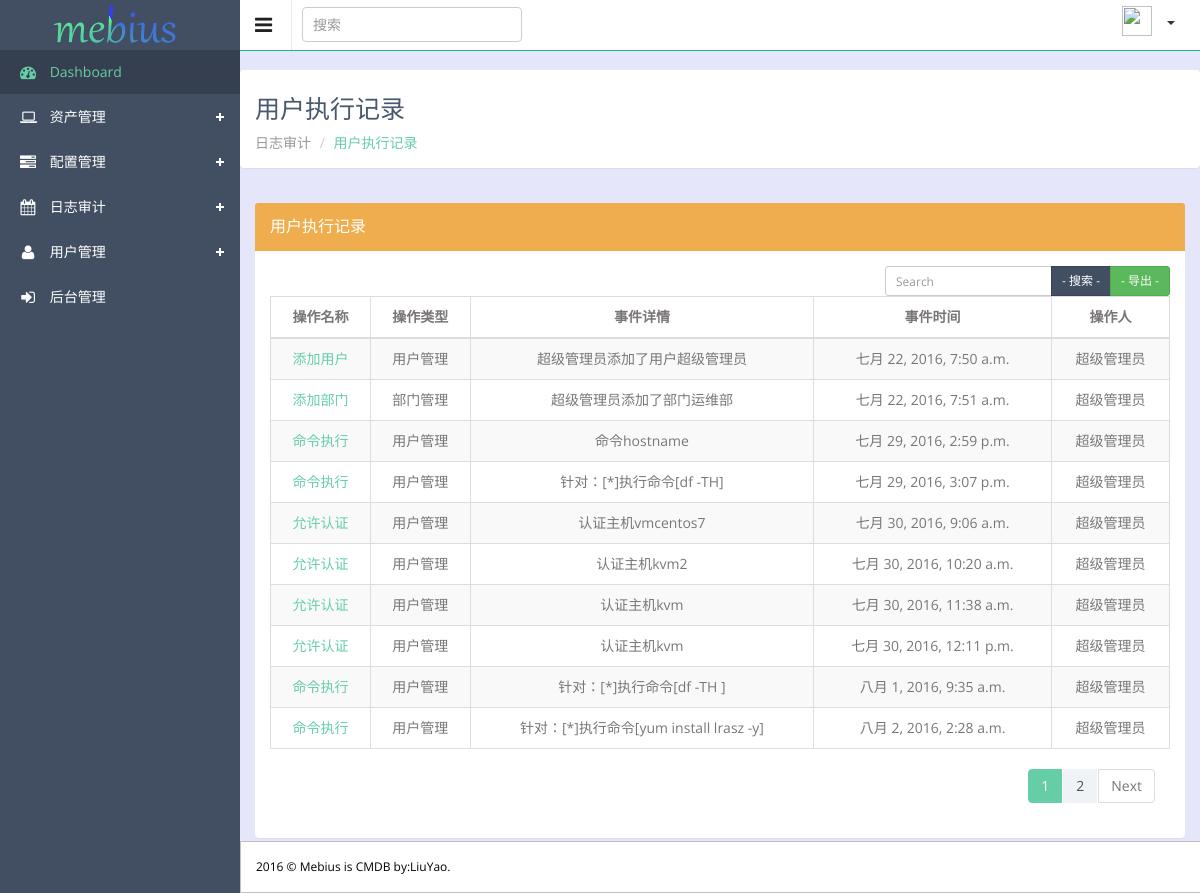
Screenshot of /logs/executelogs with the database file from the repository.
### logs/models.py (models this page shows, shortened)
class OperationLog(models.Model):
    name = models.CharField(u'操作名称', max_length=100)
    event_type_choices = (
        (1,u'执行命令'),
        (2,u'分发文件'),
        (3,u'服务部署'),
        (4,u'用户管理'),
        (5,u'部门管理'),
    )
    event_type = models.SmallIntegerField(u'操作类型', choices= event_type_choices)
    detail = models.TextField(u'事件详情')
    date = models.DateTimeField(u'事件时间',auto_now_add=True)
    user = models.ForeignKey('member.UserProfile',verbose_name=u'操作人')
    memo = models.TextField(u'备注', blank=True,null=True)
    class Meta:
        verbose_name = '用户操作纪录'
        verbose_name_plural = '用户操作纪录'

### member/models.py (models this page shows)
class UserProfile(models.Model):
    user = models.OneToOneField(User,verbose_name='后台用户')
    name = models.CharField(max_length=32,verbose_name='姓名')
    head_img = models.ImageField(blank=True,null=True,upload_to="uploads/portrait",verbose_name='头像')
    email = models.EmailField(max_length=64,blank=True,null=True,verbose_name='邮箱')
    phone = models.CharField(verbose_name='手机号',max_length=128)
    department = models.ForeignKey('Group',verbose_name='部门',null=True,blank=True)
    ip = models.GenericIPAddressField(max_length=32,verbose_name='办公IP')
    secret_key = models.TextField(verbose_name='密钥')
    memo = models.TextField(verbose_name='备注', null=True, blank=True)
    create_date  = models.DateField(verbose_name='注册时间',auto_now=True)
    def __str__(self):
        return self.name
    class Meta:
        verbose_name = '成员'
        verbose_name_plural = '成员'

### logs/views.py (the view)
def executelogs(request):
    executelog = models.OperationLog.objects.all()
    paginator = Paginator(executelog,10)
    page = request.GET.get('page')
    try:
        executelog_objs = paginator.page(page)
    except PageNotAnInteger:
        executelog_objs = paginator.page(1)
    except EmptyPage:
        executelog_objs = paginator.page(paginator.num_pages)
    return render(request,'logs/executelogs.html',{'executelog_objs':executelog_objs})

### member/templatetags/memtags.py (called while the page is built)
@register.filter
def cut_url(img):
    try:
        url = img.name.split("/",maxsplit=1)[-1]
        return url
    except:
        return 1

@register.simple_tag
def gusee_page(current_page,loop_num):
    offset = abs(current_page - loop_num)
    if offset <5:
        if current_page == loop_num:
            page_ele = ''' <li class="paginate_button active"  aria-controls="editable" tabindex="0"><a class="page" href="?page=%s"  title="第%s页">%s</a></li>'''%(loop_num,loop_num,loop_num)
        else:
            page_ele = ''' <li class="paginate_button"  aria-controls="editable" tabindex="0"><a class="page" href="?page=%s"  title="第%s页">%s</a></li>'''%(loop_num,loop_num,loop_num)
        return format_html(page_ele)
    else:
        return ''

### templates/logs/executelogs.html (shortened to what this page needs)
{% extends 'master/base.html' %}
{% load memtags %}
{% block main-title %}用户执行记录{% endblock %}
{% block main-father %}日志审计{% endblock %}
{% block main-name %}用户执行记录{% endblock %}
{% block content %}
<div class="wrapper">
        <div class="panel panel-warning">
            <div class="panel-heading">
                <h3 class="panel-title">用户执行记录</h3>
            </div>
            <div class="panel-body">
                        <div class="col-sm-1" style="padding-left: 0">
                        </div>
                        <div class="col-sm-7" style="padding-left: 0px">
                        </div>
                        <div class="col-sm-4" style="padding-right: 0">
                             <div class="input-group inline-group">
                                <input type="text" class="form-control m-b input-sm" id="search_input" name="keyword" value="" placeholder="Search">
                                <div class="input-group-btn">
                                    <button id='search_btn' href="#" type="button" class="btn btn-sm btn-primary search-btn"  onclick="change_info()">
                                        - 搜索 -
                                    </button>
                                    <button type="button" href="#" name="export" class="btn btn-sm btn-success search-btn-excel" onclick="return false">
                                        - 导出 -
                                    </button>
                                </div>
                            </div>
                        </div>
                        <table id="assetform" class="table table-striped table-bordered table-hover " id="editable" name="editable">
                            <thead>
                                <tr>
                                    <th class="text-center">操作名称</th>
                                    <th class="text-center">操作类型</th>
                                    <th class="text-center">事件详情</th>
                                    <th class="text-center">事件时间</th>
                                    <th class="text-center">操作人</th>
                                </tr>
                            </thead>
                            <tbody>
                                {% for execute in executelog_objs %}
                                <tr class="gradeX">
                                    <td class="text-center hostname"> <a href="#">{{ execute.name }}</a></td>
                                    <td class="text-center">{{ execute.get_event_type_display }}</td>
                                    <td class="text-center">{{ execute.detail }}</td>
                                    <td class="text-center">{{ execute.date }}</td>
                                    <td class="text-center">{{ execute.user }}</td>
                                </tr>
                                {% endfor %}
                            </tbody>
                        </table>
                            <div class="col-sm-6">
                            </div>
<div class="col-sm-6">
                                    <div class="dataTables_paginate paging_simple_numbers" id="editable_paginate">
                                        <ul class="pagination" style="margin-top: 0; float: right">
                                         {% for page_num in executelog_objs.paginator.page_range %}
                                            {% gusee_page executelog_objs.number page_num %}
                                        {% endfor %}
                                        {% if executelog_objs.has_next %}
                                                <li class="paginate_button next disabled" aria-controls="editable" tabindex="0" id="editable_next">
                                                    <a class="page" href="#">Next</a>
                                                </li>
                                                {% endif %}
                                        </ul>
                                    </div>
                    </div>
            </div>
        </div>
</div>
{% endblock %}

### statics/css/base.css (style rules this page uses)
body { background: white; font-family: 'Open Sans', sans-serif; color: #7a7676; line-height: 20px; overflow-x: hidden; font-size: 14px; }
input, select, textarea { font-family: 'Open Sans', sans-serif; color: #767676; }
a { color: #65CEA7; }
h1, h2, h3, h4, h5 { font-family: 'Open Sans', sans-serif; }
.wrapper { padding: 15px; }
.wrapper::after { clear: both; display: block; content: ''; margin-bottom: 20px; }

### rows the page displays
OperationLog: name "添加用户", event_type "用户管理", detail "超级管理员添加了用户超级管理员", date "七月 22, 2016, 7:50 a.m.", user "超级管理员"
OperationLog: name "添加部门", event_type "部门管理", detail "超级管理员添加了部门运维部", date "七月 22, 2016, 7:51 a.m.", user "超级管理员"
OperationLog: name "命令执行", event_type "用户管理", detail "命令hostname", date "七月 29, 2016, 2:59 p.m.", user "超级管理员"
OperationLog: name "命令执行", event_type "用户管理", detail "针对：[*]执行命令[df -TH]", date "七月 29, 2016, 3:07 p.m.", user "超级管理员"
OperationLog: name "允许认证", event_type "用户管理", detail "认证主机vmcentos7", date "七月 30, 2016, 9:06 a.m.", user "超级管理员"
OperationLog: name "允许认证", event_type "用户管理", detail "认证主机kvm2", date "七月 30, 2016, 10:20 a.m.", user "超级管理员"
OperationLog: name "允许认证", event_type "用户管理", detail "认证主机kvm", date "七月 30, 2016, 11:38 a.m.", user "超级管理员"
OperationLog: name "允许认证", event_type "用户管理", detail "认证主机kvm", date "七月 30, 2016, 12:11 p.m.", user "超级管理员"
OperationLog: name "命令执行", event_type "用户管理", detail "针对：[*]执行命令[df -TH ]", date "八月 1, 2016, 9:35 a.m.", user "超级管理员"
OperationLog: name "命令执行", event_type "用户管理", detail "针对：[*]执行命令[yum install lrasz -y]", date "八月 2, 2016, 2:28 a.m.", user "超级管理员"
